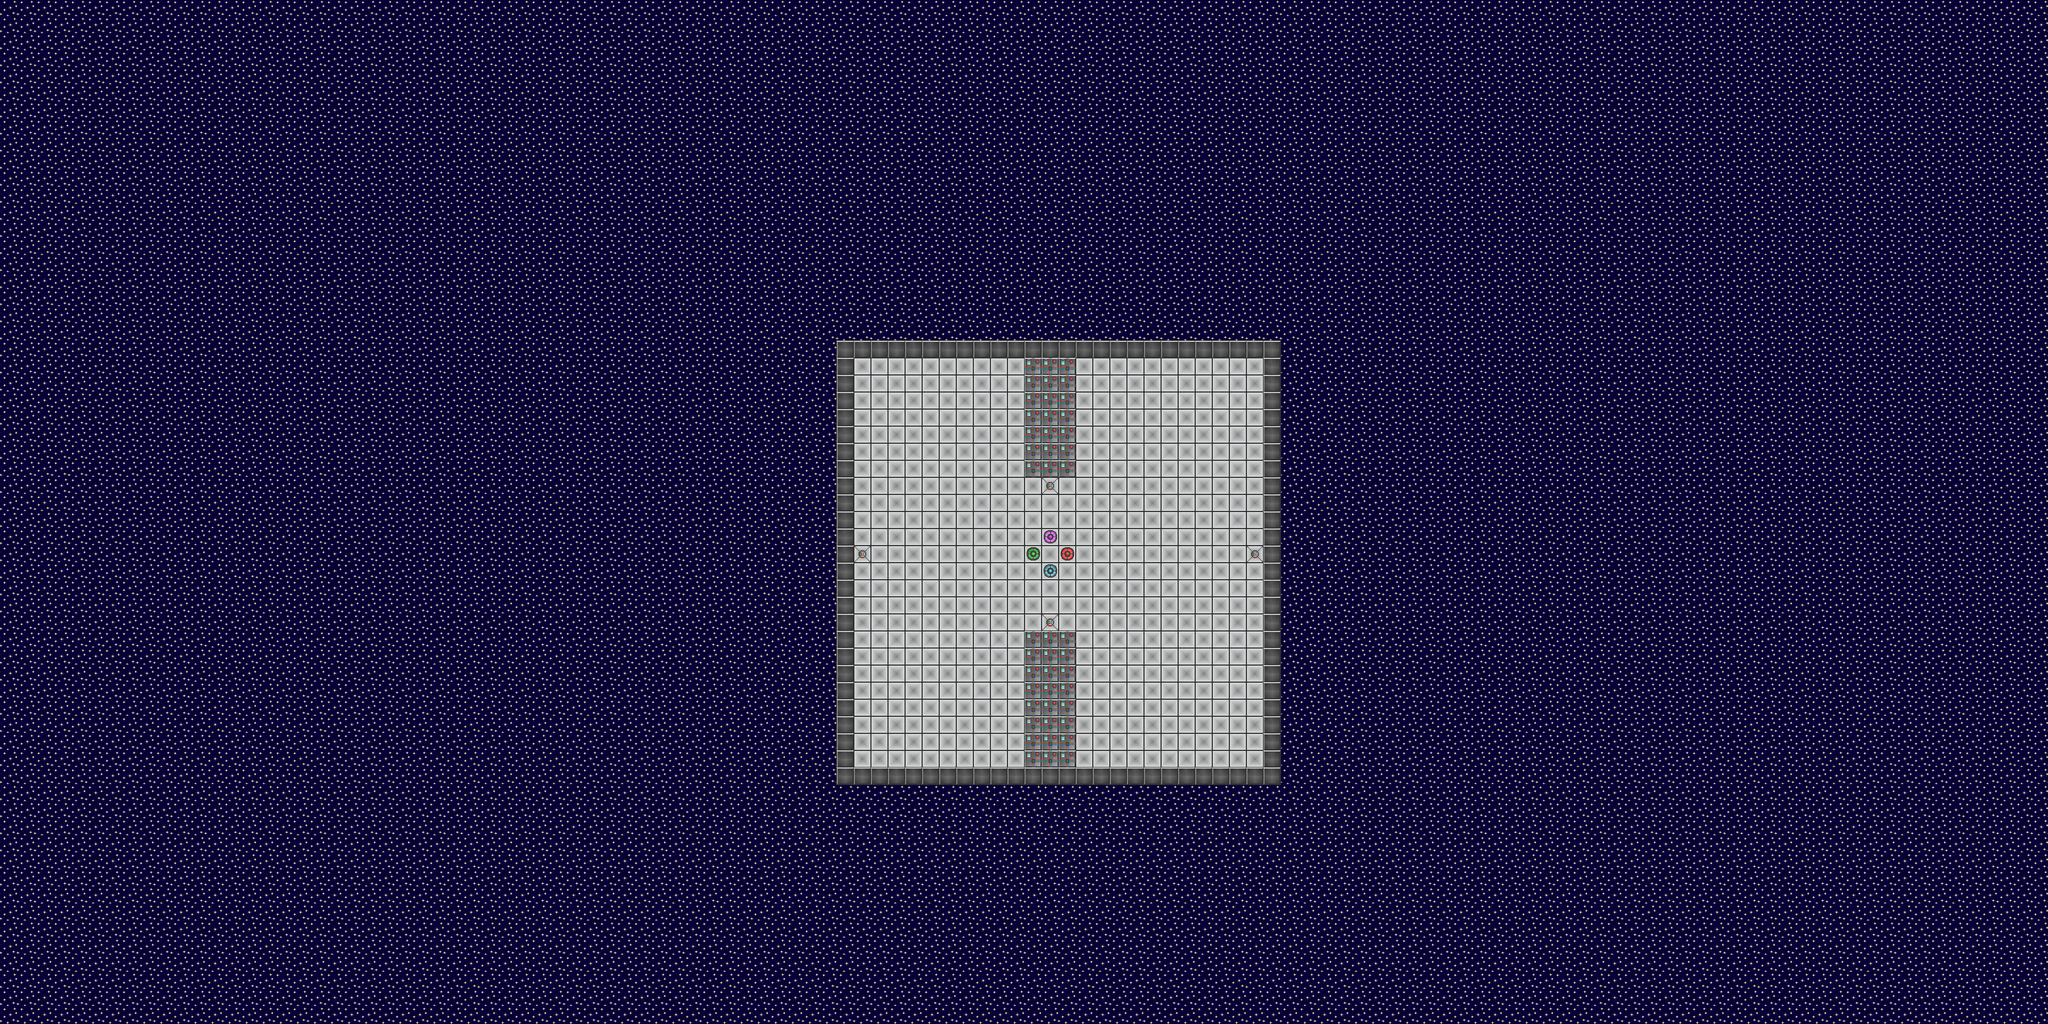

A level layout from a 2D game, rendered from its tile map. Below: a short description, then the map file with tile-grid data replaced by summaries:
An orthogonal 120x60 tile map with 32x32 px tiles, 5 tile layers (Background, Floor, Blocks, Items, ...), 2 tilesets.

<map version="1.0" orientation="orthogonal" renderorder="right-down" width="120" height="60" tilewidth="32" tileheight="32" nextobjectid="1">
 <tileset firstgid="1" name="map_tiles" tilewidth="34" tileheight="34" tilecount="28" columns="4">
  <image source="../blocks/map_tiles.png" width="136" height="256" />
  <tile id="2">
   <properties>
    <property name="Item-Spawner" value="" />
   </properties>
  </tile>
  <tile id="4">
   <properties>
    <property name="Spawn-P2" value="" />
   </properties>
  </tile>
  <tile id="5">
   <properties>
    <property name="Spawn-P3" value="" />
   </properties>
  </tile>
  <tile id="6">
   <properties>
    <property name="Spawn-P4" value="" />
   </properties>
  </tile>
  <tile id="7">
   <properties>
    <property name="Spawn-P1" value="" />
   </properties>
  </tile>
  <tile id="8">
   <properties>
    <property name="blocked" value="" />
    <property name="undestructable" value="" />
   </properties>
  </tile>
  <tile id="9">
   <properties>
    <property name="blocked" value="" />
    <property name="ghost-blocked" value="" />
    <property name="undestructable" value="" />
   </properties>
  </tile>
  <tile id="10">
   <properties>
    <property name="blocked" value="" />
   </properties>
  </tile>
  <tile id="12">
   <properties>
    <property name="blocked" value="" />
   </properties>
  </tile>
  <tile id="13">
   <properties>
    <property name="blocked" value="" />
   </properties>
  </tile>
  <tile id="14">
   <properties>
    <property name="blocked" value="" />
   </properties>
  </tile>
  <tile id="15">
   <properties>
    <property name="blocked" value="" />
   </properties>
  </tile>
  <tile id="16">
   <properties>
    <property name="blocked" value="" />
   </properties>
  </tile>
  <tile id="17">
   <properties>
    <property name="blocked" value="" />
   </properties>
  </tile>
  <tile id="18">
   <properties>
    <property name="blocked" value="" />
   </properties>
  </tile>
  <tile id="19">
   <properties>
    <property name="blocked" value="" />
   </properties>
  </tile>
  <tile id="20">
   <properties>
    <property name="blocked" value="" />
   </properties>
  </tile>
  <tile id="21">
   <properties>
    <property name="blocked" value="" />
   </properties>
  </tile>
  <tile id="22">
   <properties>
    <property name="blocked" value="" />
   </properties>
  </tile>
  <tile id="23">
   <properties>
    <property name="blocked" value="" />
   </properties>
  </tile>
  <tile id="24">
   <properties>
    <property name="blocked" value="" />
   </properties>
  </tile>
 </tileset>
 <tileset firstgid="29" name="background-credits" tilewidth="34" tileheight="34" tilecount="28" columns="4">
  <image source="../blocks/background-credits.png" width="136" height="256" />
 </tileset>
 <layer name="Background" width="120" height="60">
  <data>[7200 cells, 7200 non-empty, 1 distinct tile ids]</data>
 </layer>
 <layer name="Floor" width="120" height="60">
  <data>[7200 cells, 676 non-empty, 6 distinct tile ids]</data>
 </layer>
 <layer name="Blocks" width="120" height="60">
  <data>[7200 cells, 145 non-empty, 2 distinct tile ids]</data>
 </layer>
 <layer name="Items" width="120" height="60">
  <data>[7200 cells, 0 non-empty, 0 distinct tile ids]</data>
 </layer>
 <layer name="Bombs" width="120" height="60">
  <data>[7200 cells, 0 non-empty, 0 distinct tile ids]</data>
 </layer>
</map>
